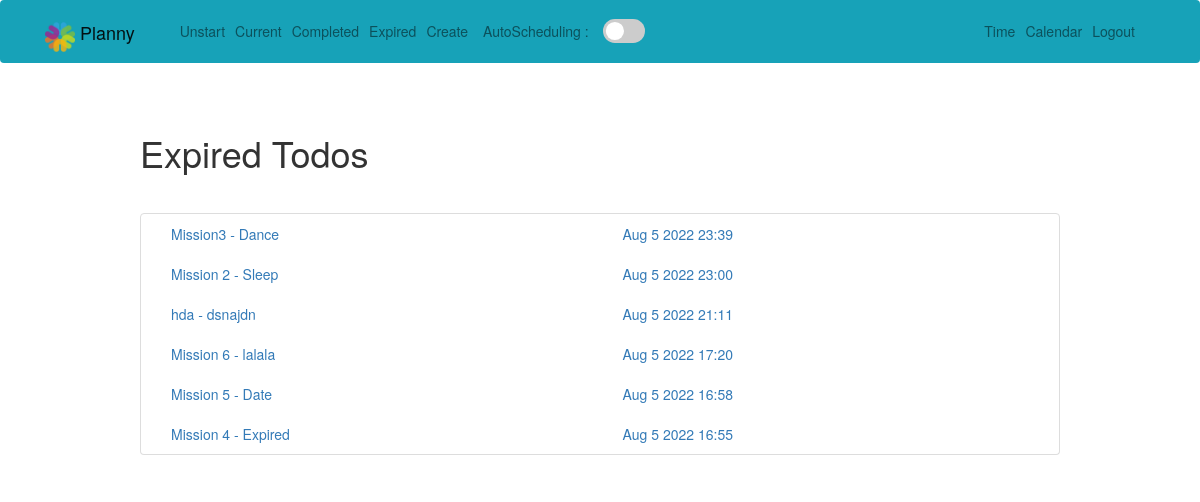
Page /expired/ (signed in) on the earlier database version.
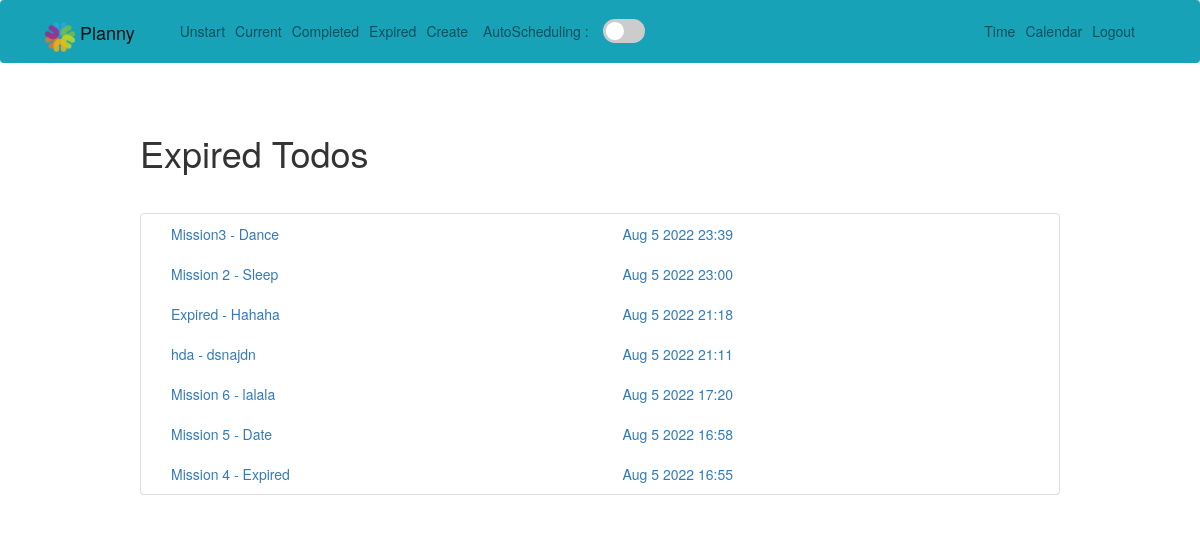
Same page on the later database version.
### todo/models.py (models this page shows, shortened)
class Todo(models.Model):
    title = models.CharField(verbose_name="标题", max_length=100)
    memo = models.TextField(verbose_name="内容", blank=True)
    created = models.DateTimeField(auto_now_add=True)
    datecompleted = models.DateTimeField(null=True, blank=True)
    important = models.BooleanField(default=False)  # 不要用这个，没有用
    user = models.ForeignKey(User, on_delete=models.CASCADE)
    level = models.SmallIntegerField(verbose_name="任务重要性", choices=level_choices, default=0)
    expiration_date = models.DateTimeField(verbose_name="任务截止日期", null=True, blank=True)
    status = models.SmallIntegerField(verbose_name="任务状态", choices=status_choices, default=0)
    predict_hour = models.IntegerField(verbose_name="预计花费小时", default=0)
    predict_minute = models.IntegerField(verbose_name="预计花费分钟", default=0)
    isDaily = models.BooleanField(verbose_name="日常", default=False)
    fixedTime_start = models.TimeField(verbose_name="日常任务固定时间开始", null=True, blank=True)
    fixedTime_end = models.TimeField(verbose_name="日常任务固定时间结束", null=True, blank=True)
    tag = models.SmallIntegerField(verbose_name="标签", choices=tag_choices, default=0)
    overdue = models.BooleanField(default=False)
    assign_start = models.CharField(verbose_name="开始时间", max_length=10, default='00:00')
    assign_end = models.CharField(verbose_name="结束时间", max_length=10, default='00:00')

### todo/views.py (the view)
# urls.py: path('expired/', views.expiredtodos, name='expiredtodos'),
@login_required
def expiredtodos(request):
    todos = Todo.objects.filter(user=request.user, status=3).order_by(
        '-expiration_date')
    return render(request, 'todo/expiredtido.html', {'todos': todos})

### todo/templates/todo/expiredtido.html (shortened to what this page needs)
{% extends "todo/base.html" %}
{% load static %}
{% block css %}
    <link rel="stylesheet" href="{% static 'plugins/bootstrap_dist/css/bootstrap.css' %}">
{% endblock %}
{% block content %}
    <div class="row justify-content-center mt-5">
        <div class="col-md-10">
            <h1>Expired Todos</h1>
        </div>
    </div>
    <div class="row justify-content-center mt-5">
        <div class="col-md-10">
            <div class="list-group">
                {% for todo in todos %}
                    <div class="list-group-item list-group-item-action{% if todo.important %} list-group-item-danger{% endif %}">
                        <a href="{% url 'viewtodo' todo.id %}" class="col-lg-8">
                            {{ todo.title }}
                            {% if todo.memo %} - {{ todo.memo }}{% endif %}
                            <div style="float: right">
                                {{ todo.expiration_date|date:'M j Y H:i' }}
                            </div>
                        </a>
                    </div>
                {% endfor %}
            </div>
        </div>
    </div>
{% endblock %}

Differences in the rows shown:
added Todo: title "Expired", memo "Hahaha", expiration_date "Aug 5 2022 21:18"
